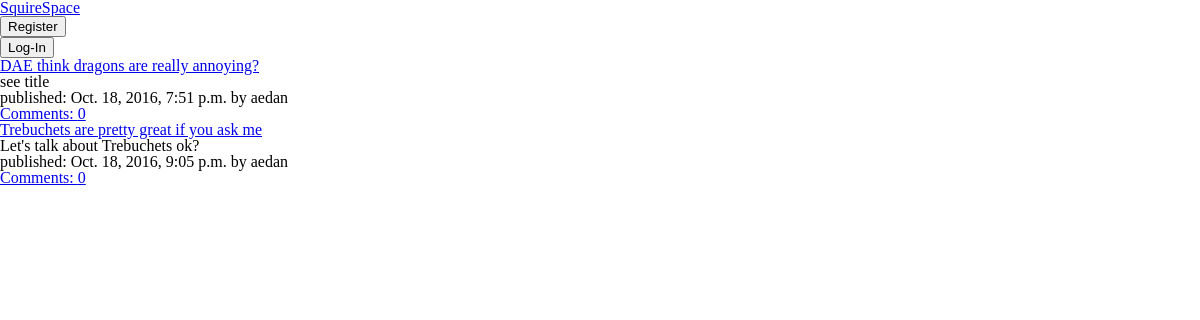
/, run on an earlier commit of the app's database.
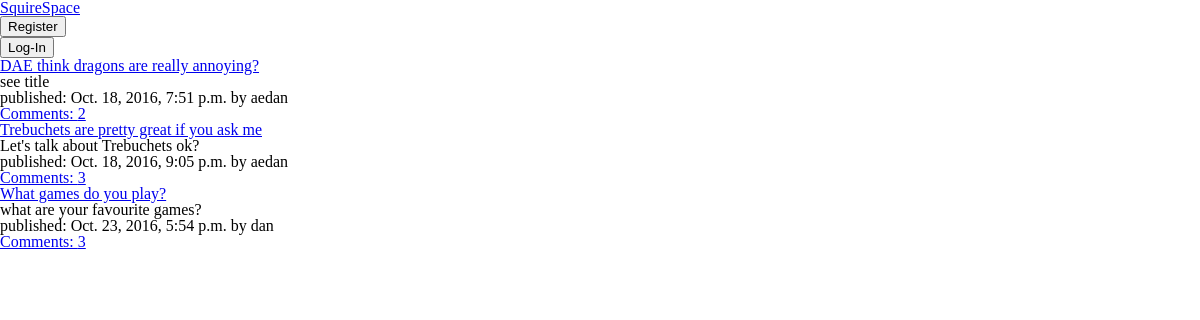
And on a later commit of the database.
### blog/models.py (models this page shows, shortened)
class Post(models.Model):
	author = models.ForeignKey('auth.User')
	title = models.CharField(max_length=200)
	text = models.TextField()
	created_date = models.DateTimeField(
		default=timezone.now)
	published_date = models.DateTimeField(
		blank = True, null = True)

### blog/views.py (the view)
# urls.py: url(r'^$', views.post_list, name='post_list'),
def post_list(request):
    posts = Post.objects.filter(published_date__lte=timezone.now()).order_by('published_date')
    return render(request, 'blog/post_list.html', {'posts': posts})

### blog/templates/blog/post_list.html (shortened to what this page needs)
{% extends 'blog/base.html' %}
{% block content %}
	{% for post in posts %}
	<div>
	    <h1><a href="{% url 'post_detail' pk=post.pk %}">{{ post.title }}</a></h1>
	    <p><big>{{ post.text|linebreaksbr }}</big></p>
	    <p><small>published: {{ post.published_date }} by {{ post.author }}</small></p>
	    <p><a href="{% url 'post_detail' pk=post.pk %}">Comments: {{ post.comments.count }}</a></p>
	</div>
	{% endfor %}
{% endblock %}

What changed in the data, as far as the page shows it:
computed for Post "DAE think dragons are really annoying?": comments.count "0" → "2"
computed for Post "Trebuchets are pretty great if you ask me": comments.count "0" → "3"
added Post: title "What games do you play?", text "what are your favourite games?", published_date "Oct. 23, 2016, 5:54 p.m.", author "dan", comments.count "3"
